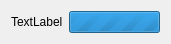
<?xml version="1.0" encoding="UTF-8"?>
<ui version="4.0">
 <class>LabeledProgressBar</class>
 <widget class="QWidget" name="LabeledProgressBar">
  <property name="geometry">
   <rect>
    <x>0</x>
    <y>0</y>
    <width>148</width>
    <height>30</height>
   </rect>
  </property>
  <property name="windowTitle">
   <string>Form</string>
  </property>
  <layout class="QHBoxLayout" name="horizontalLayout">
   <item>
    <widget class="QLabel" name="label">
     <property name="text">
      <string>TextLabel</string>
     </property>
    </widget>
   </item>
   <item>
    <widget class="QProgressBar" name="progress_bar">
     <property name="maximum">
      <number>0</number>
     </property>
     <property name="value">
      <number>-1</number>
     </property>
    </widget>
   </item>
  </layout>
 </widget>
 <resources/>
 <connections/>
</ui>
